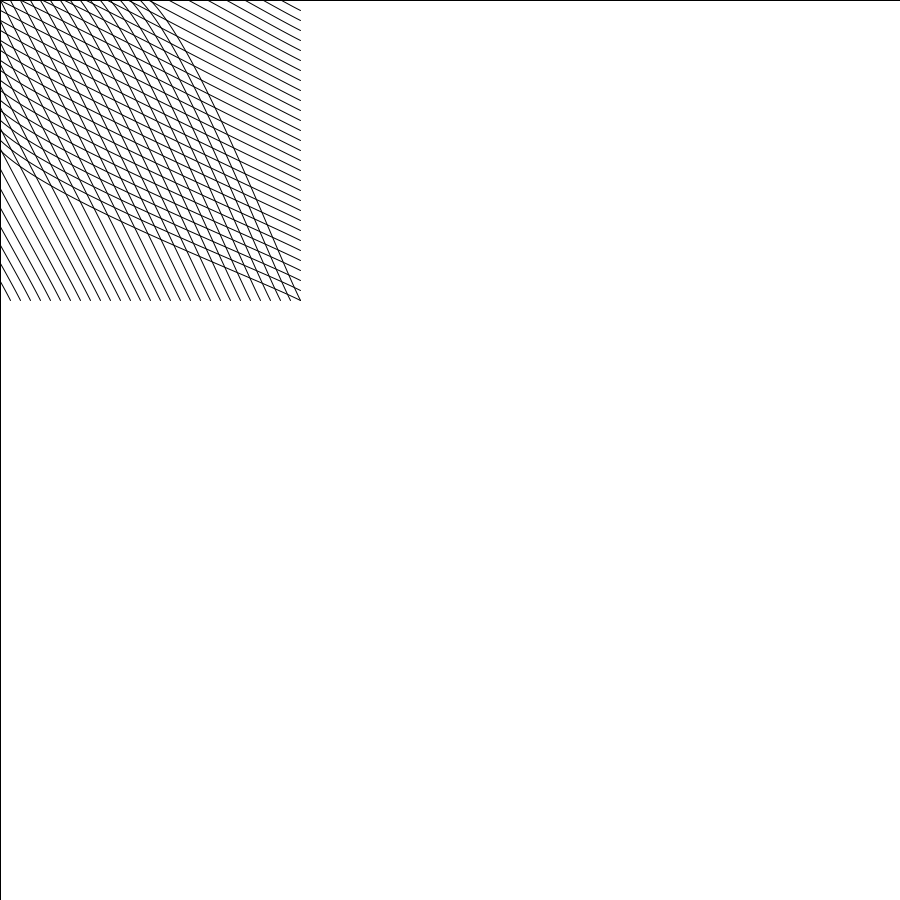
Frame 1 (no input)
Frame 60 (the mouse pressed at the canvas centre just before this capture): identical to frame 1, image omitted
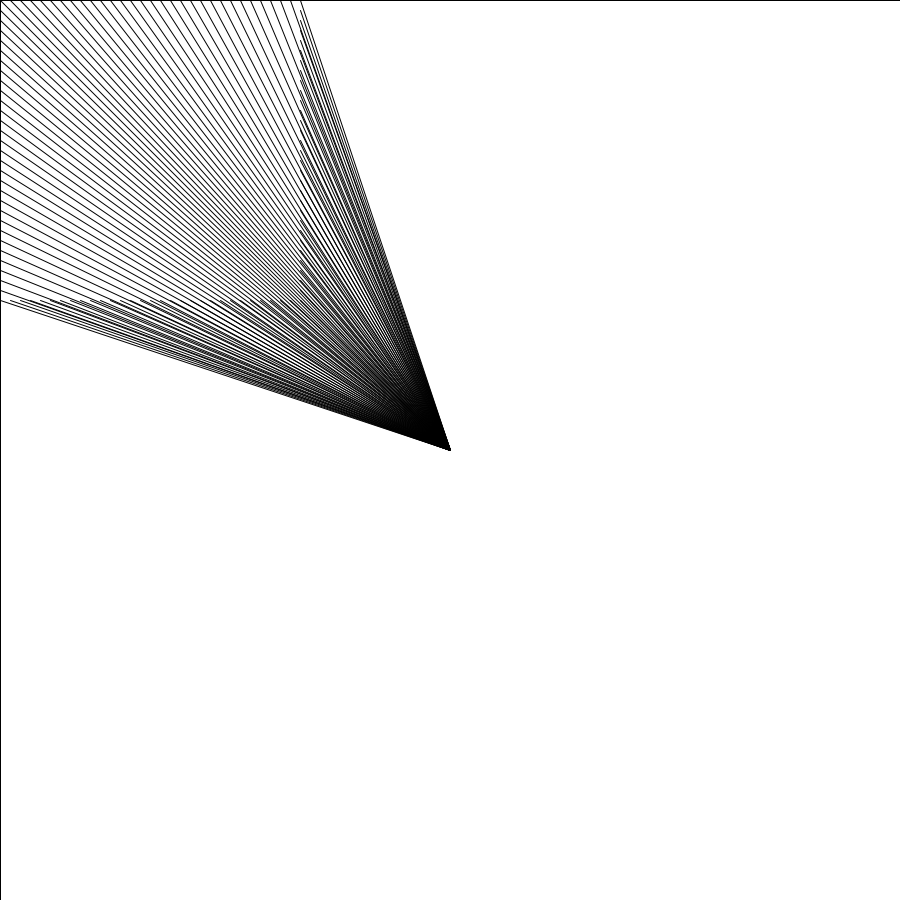
Frame 120 (the mouse held since frame 60 and released just before this capture)

The Processing sketch that drew these frames (run headless with seeded random() and noise(); from frame 60 on, the mouse is pressed at the canvas centre):

// Processing sketch: processing_58946
// ── processing_58946.pde

void setup () {
   size(900, 900);
   smooth();
   background(255);
   frameRate(60);
}
 
/////////////////////////////////////
 
void draw () {
  fill(255);
  rect(0,0,width,height);
  if(mousePressed){
    // Links
    line(0,0,mouseX,mouseY);
    line(0,10,mouseX,mouseY);
    line(0,20,mouseX,mouseY);
    line(0,30,mouseX,mouseY);
    line(0,40,mouseX,mouseY);
    line(0,50,mouseX,mouseY);
    line(0,60,mouseX,mouseY);
    line(0,70,mouseX,mouseY);
    line(0,80,mouseX,mouseY);
    line(0,90,mouseX,mouseY);
    line(0,100,mouseX,mouseY);
    line(0,110,mouseX,mouseY);
    line(0,120,mouseX,mouseY);
    line(0,130,mouseX,mouseY);
    line(0,140,mouseX,mouseY);
    line(0,150,mouseX,mouseY);
    line(0,160,mouseX,mouseY);
    line(0,170,mouseX,mouseY);
    line(0,180,mouseX,mouseY);
    line(0,190,mouseX,mouseY);
    line(0,200,mouseX,mouseY);
    line(0,210,mouseX,mouseY);
    line(0,220,mouseX,mouseY);
    line(0,230,mouseX,mouseY);
    line(0,240,mouseX,mouseY);
    line(0,250,mouseX,mouseY);
    line(0,260,mouseX,mouseY);
    line(0,270,mouseX,mouseY);
    line(0,280,mouseX,mouseY);
    line(0,290,mouseX,mouseY);
    line(0,300,mouseX,mouseY); 
    // oben
    line(10,0,mouseX,mouseY);
    line(20,0,mouseX,mouseY);
    line(30,0,mouseX,mouseY);
    line(40,0,mouseX,mouseY);
    line(50,0,mouseX,mouseY);
    line(60,0,mouseX,mouseY);
    line(70,0,mouseX,mouseY);
    line(80,0,mouseX,mouseY);
    line(90,0,mouseX,mouseY);
    line(100,0,mouseX,mouseY);
    line(110,0,mouseX,mouseY);
    line(120,0,mouseX,mouseY);
    line(130,0,mouseX,mouseY);
    line(140,0,mouseX,mouseY);
    line(150,0,mouseX,mouseY);
    line(160,0,mouseX,mouseY);
    line(170,0,mouseX,mouseY);
    line(180,0,mouseX,mouseY);
    line(190,0,mouseX,mouseY);
    line(200,0,mouseX,mouseY);
    line(210,0,mouseX,mouseY);
    line(220,0,mouseX,mouseY);
    line(230,0,mouseX,mouseY);
    line(240,0,mouseX,mouseY);
    line(250,0,mouseX,mouseY);
    line(260,0,mouseX,mouseY);
    line(270,0,mouseX,mouseY);
    line(280,0,mouseX,mouseY);
    line(290,0,mouseX,mouseY);
    line(300,0,mouseX,mouseY);
    //rechts   
    line(300,10,mouseX,mouseY);
    line(300,20,mouseX,mouseY);
    line(300,30,mouseX,mouseY);
    line(300,40,mouseX,mouseY);
    line(300,50,mouseX,mouseY);
    line(300,60,mouseX,mouseY);
    line(300,70,mouseX,mouseY);
    line(300,80,mouseX,mouseY);
    line(300,90,mouseX,mouseY);
    line(300,100,mouseX,mouseY);
    line(300,110,mouseX,mouseY);
    line(300,120,mouseX,mouseY);
    line(300,130,mouseX,mouseY);
    line(300,140,mouseX,mouseY);
    line(300,150,mouseX,mouseY);
    line(300,160,mouseX,mouseY);
    line(300,170,mouseX,mouseY);
    line(300,180,mouseX,mouseY);
    line(300,190,mouseX,mouseY);
    line(300,200,mouseX,mouseY);
    line(300,210,mouseX,mouseY);
    line(300,220,mouseX,mouseY);
    line(300,230,mouseX,mouseY);
    line(300,240,mouseX,mouseY);
    line(300,250,mouseX,mouseY);
    line(300,260,mouseX,mouseY);
    line(300,270,mouseX,mouseY);
    line(300,280,mouseX,mouseY);
    line(300,290,mouseX,mouseY);
    line(300,300,mouseX,mouseY);
    // unten
    line(10,300,mouseX,mouseY);
    line(20,300,mouseX,mouseY);
    line(30,300,mouseX,mouseY);
    line(40,300,mouseX,mouseY);
    line(50,300,mouseX,mouseY);
    line(60,300,mouseX,mouseY);
    line(70,300,mouseX,mouseY);
    line(80,300,mouseX,mouseY);
    line(90,300,mouseX,mouseY);
    line(100,300,mouseX,mouseY);
    line(110,300,mouseX,mouseY);
    line(120,300,mouseX,mouseY);
    line(130,300,mouseX,mouseY);
    line(140,300,mouseX,mouseY);
    line(150,300,mouseX,mouseY);
    line(160,300,mouseX,mouseY);
    line(170,300,mouseX,mouseY);
    line(180,300,mouseX,mouseY);
    line(190,300,mouseX,mouseY);
    line(200,300,mouseX,mouseY);
    line(210,300,mouseX,mouseY);
    line(220,300,mouseX,mouseY);
    line(230,300,mouseX,mouseY);
    line(240,300,mouseX,mouseY);
    line(250,300,mouseX,mouseY);
    line(260,300,mouseX,mouseY);
    line(270,300,mouseX,mouseY);
    line(280,300,mouseX,mouseY);
    line(290,300,mouseX,mouseY);
    line(300,300,mouseX,mouseY);
////////////////////////////////////////////
  }else{
    fill(255);
    rect(0,0,width,height);
    noFill();
////////////////////////////////////////////
// Links
  beginShape ();
  curveVertex (0, 0);
  curveVertex (0, 0);
  curveVertex (mouseX+mouseY/2-300, mouseY-mouseX/2);
  curveVertex (mouseX, mouseY);
  curveVertex (mouseX, mouseY);
  endShape ();
beginShape ();
  curveVertex (0, 10);
  curveVertex (0, 10);
  curveVertex (mouseX+mouseY/2-290, mouseY-mouseX/2+10);
  curveVertex (mouseX, mouseY);
  curveVertex (mouseX, mouseY);
  endShape ();
beginShape ();
  curveVertex (0, 20);
  curveVertex (0, 20);
  curveVertex (mouseX+mouseY/2-280, mouseY-mouseX/2+20);
  curveVertex (mouseX, mouseY);
  curveVertex (mouseX, mouseY);
  endShape ();
beginShape ();
  curveVertex (0, 30);
  curveVertex (0, 30);
  curveVertex (mouseX+mouseY/2-270, mouseY-mouseX/2+30);
  curveVertex (mouseX, mouseY);
  curveVertex (mouseX, mouseY);
  endShape ();
beginShape ();
  curveVertex (0, 40);
  curveVertex (0, 40);
  curveVertex (mouseX+mouseY/2-260, mouseY-mouseX/2+40);
  curveVertex (mouseX, mouseY);
  curveVertex (mouseX, mouseY);
  endShape ();
beginShape ();
  curveVertex (0, 50);
  curveVertex (0, 50);
  curveVertex (mouseX+mouseY/2-250, mouseY-mouseX/2+50);
  curveVertex (mouseX, mouseY);
  curveVertex (mouseX, mouseY);
  endShape ();
beginShape ();
  curveVertex (0, 60);
  curveVertex (0, 60);
  curveVertex (mouseX+mouseY/2-240, mouseY-mouseX/2+60);
  curveVertex (mouseX, mouseY);
  curveVertex (mouseX, mouseY);
  endShape ();
beginShape ();
  curveVertex (0, 70);
  curveVertex (0, 70);
  curveVertex (mouseX+mouseY/2-230, mouseY-mouseX/2+70);
  curveVertex (mouseX, mouseY);
  curveVertex (mouseX, mouseY);
  endShape ();
beginShape ();
  curveVertex (0, 80);
  curveVertex (0, 80);
  curveVertex (mouseX+mouseY/2-220, mouseY-mouseX/2+80);
  curveVertex (mouseX, mouseY);
  curveVertex (mouseX, mouseY);
  endShape ();
beginShape ();
  curveVertex (0, 90);
  curveVertex (0, 90);
  curveVertex (mouseX+mouseY/2-210, mouseY-mouseX/2+90);
  curveVertex (mouseX, mouseY);
  curveVertex (mouseX, mouseY);
  endShape ();
beginShape ();
  curveVertex (0, 100);
  curveVertex (0, 100);
  curveVertex (mouseX+mouseY/2-200, mouseY-mouseX/2+100);
  curveVertex (mouseX, mouseY);
  curveVertex (mouseX, mouseY);
  endShape ();
beginShape ();
  curveVertex (0, 110);
  curveVertex (0, 110);
  curveVertex (mouseX+mouseY/2-190, mouseY-mouseX/2+110);
  curveVertex (mouseX, mouseY);
  curveVertex (mouseX, mouseY);
  endShape ();
beginShape ();
  curveVertex (0, 120);
  curveVertex (0, 120);
  curveVertex (mouseX+mouseY/2-180, mouseY-mouseX/2+120);
  curveVertex (mouseX, mouseY);
  curveVertex (mouseX, mouseY);
  endShape ();
beginShape ();
  curveVertex (0, 130);
  curveVertex (0, 130);
  curveVertex (mouseX+mouseY/2-170, mouseY-mouseX/2+130);
  curveVertex (mouseX, mouseY);
  curveVertex (mouseX, mouseY);
  endShape ();
beginShape ();
  curveVertex (0, 140);
  curveVertex (0, 140);
  curveVertex (mouseX+mouseY/2-160, mouseY-mouseX/2+140);
  curveVertex (mouseX, mouseY);
  curveVertex (mouseX, mouseY);
  endShape ();
beginShape ();
  curveVertex (0, 150);
  curveVertex (0, 150);
  curveVertex (mouseX+mouseY/2-150, mouseY-mouseX/2+150);
  curveVertex (mouseX, mouseY);
  curveVertex (mouseX, mouseY);
  endShape ();
beginShape ();
  curveVertex (0, 160);
  curveVertex (0, 160);
  curveVertex (mouseX+mouseY/2-140, mouseY-mouseX/2+160);
  curveVertex (mouseX, mouseY);
  curveVertex (mouseX, mouseY);
  endShape ();
beginShape ();
  curveVertex (0, 170);
  curveVertex (0, 170);
  curveVertex (mouseX+mouseY/2-130, mouseY-mouseX/2+170);
  curveVertex (mouseX, mouseY);
  curveVertex (mouseX, mouseY);
  endShape ();
beginShape ();
  curveVertex (0, 180);
  curveVertex (0, 180);
  curveVertex (mouseX+mouseY/2-120, mouseY-mouseX/2+180);
  curveVertex (mouseX, mouseY);
  curveVertex (mouseX, mouseY);
  endShape ();
beginShape ();
  curveVertex (0, 190);
  curveVertex (0, 190);
  curveVertex (mouseX+mouseY/2-110, mouseY-mouseX/2+190);
  curveVertex (mouseX, mouseY);
  curveVertex (mouseX, mouseY);
  endShape ();
beginShape ();
  curveVertex (0, 200);
  curveVertex (0, 200);
  curveVertex (mouseX+mouseY/2-100, mouseY-mouseX/2+200);
  curveVertex (mouseX, mouseY);
  curveVertex (mouseX, mouseY);
  endShape ();
beginShape ();
  curveVertex (0, 210);
  curveVertex (0, 210);
  curveVertex (mouseX+mouseY/2-90, mouseY-mouseX/2+210);
  curveVertex (mouseX, mouseY);
  curveVertex (mouseX, mouseY);
  endShape ();
beginShape ();
  curveVertex (0, 220);
  curveVertex (0, 220);
  curveVertex (mouseX+mouseY/2-80, mouseY-mouseX/2+220);
  curveVertex (mouseX, mouseY);
  curveVertex (mouseX, mouseY);
  endShape ();
beginShape ();
  curveVertex (0, 230);
  curveVertex (0, 230);
  curveVertex (mouseX+mouseY/2-70, mouseY-mouseX/2+230);
  curveVertex (mouseX, mouseY);
  curveVertex (mouseX, mouseY);
  endShape ();
beginShape ();
  curveVertex (0, 240);
  curveVertex (0, 240);
  curveVertex (mouseX+mouseY/2-60, mouseY-mouseX/2+240);
  curveVertex (mouseX, mouseY);
  curveVertex (mouseX, mouseY);
  endShape ();
beginShape ();
  curveVertex (0, 250);
  curveVertex (0, 250);
  curveVertex (mouseX+mouseY/2-50, mouseY-mouseX/2+250);
  curveVertex (mouseX, mouseY);
  curveVertex (mouseX, mouseY);
  endShape ();
beginShape ();
  curveVertex (0, 260);
  curveVertex (0, 260);
  curveVertex (mouseX+mouseY/2-40, mouseY-mouseX/2+260);
  curveVertex (mouseX, mouseY);
  curveVertex (mouseX, mouseY);
  endShape ();
beginShape ();
  curveVertex (0, 270);
  curveVertex (0, 270);
  curveVertex (mouseX+mouseY/2-30, mouseY-mouseX/2+270);
  curveVertex (mouseX, mouseY);
  curveVertex (mouseX, mouseY);
  endShape ();
beginShape ();
  curveVertex (0, 280);
  curveVertex (0, 280);
  curveVertex (mouseX+mouseY/2-20, mouseY-mouseX/2+280);
  curveVertex (mouseX, mouseY);
  curveVertex (mouseX, mouseY);
  endShape ();
beginShape ();
  curveVertex (0, 290);
  curveVertex (0, 290);
  curveVertex (mouseX+mouseY/2-10, mouseY-mouseX/2+290);
  curveVertex (mouseX, mouseY);
  curveVertex (mouseX, mouseY);
  endShape ();
beginShape ();
  curveVertex (0, 300);
  curveVertex (0, 300);
  curveVertex (mouseX+mouseY/2-0, mouseY-mouseX/2+300);
  curveVertex (mouseX, mouseY);
  curveVertex (mouseX, mouseY);
  endShape ();
   
// oben
  beginShape ();
  curveVertex (10, 0);
  curveVertex (10, 0);
  curveVertex (mouseX-mouseY/2-140, mouseY-mouseX/2);
  curveVertex (mouseX, mouseY);
  curveVertex (mouseX, mouseY);
  endShape ();
  beginShape ();
  curveVertex (20, 0);
  curveVertex (20, 0);
  curveVertex (mouseX-mouseY/2-130, mouseY-mouseX/2);
  curveVertex (mouseX, mouseY);
  curveVertex (mouseX, mouseY);
  endShape ();
  beginShape ();
  curveVertex (30, 0);
  curveVertex (30, 0);
  curveVertex (mouseX-mouseY/2-120, mouseY-mouseX/2);
  curveVertex (mouseX, mouseY);
  curveVertex (mouseX, mouseY);
  endShape ();
  beginShape ();
  curveVertex (40, 0);
  curveVertex (40, 0);
  curveVertex (mouseX-mouseY/2-110, mouseY-mouseX/2);
  curveVertex (mouseX, mouseY);
  curveVertex (mouseX, mouseY);
  endShape ();
  beginShape ();
  curveVertex (50, 0);
  curveVertex (50, 0);
  curveVertex (mouseX-mouseY/2-100, mouseY-mouseX/2);
  curveVertex (mouseX, mouseY);
  curveVertex (mouseX, mouseY);
  endShape ();
  beginShape ();
  curveVertex (60, 0);
  curveVertex (60, 0);
  curveVertex (mouseX-mouseY/2-90, mouseY-mouseX/2);
  curveVertex (mouseX, mouseY);
  curveVertex (mouseX, mouseY);
  endShape ();
  beginShape ();
  curveVertex (70, 0);
  curveVertex (70, 0);
  curveVertex (mouseX-mouseY/2-80, mouseY-mouseX/2);
  curveVertex (mouseX, mouseY);
  curveVertex (mouseX, mouseY);
  endShape ();
  beginShape ();
  curveVertex (80, 0);
  curveVertex (80, 0);
  curveVertex (mouseX-mouseY/2-70, mouseY-mouseX/2);
  curveVertex (mouseX, mouseY);
  curveVertex (mouseX, mouseY);
  endShape ();
  beginShape ();
  curveVertex (90, 0);
  curveVertex (90, 0);
  curveVertex (mouseX-mouseY/2-60, mouseY-mouseX/2);
  curveVertex (mouseX, mouseY);
  curveVertex (mouseX, mouseY);
  endShape ();
  beginShape ();
  curveVertex (100, 0);
  curveVertex (100, 0);
  curveVertex (mouseX-mouseY/2-50, mouseY-mouseX/2);
  curveVertex (mouseX, mouseY);
  curveVertex (mouseX, mouseY);
  endShape ();
  beginShape ();
  curveVertex (110, 0);
  curveVertex (110, 0);
  curveVertex (mouseX-mouseY/2-40, mouseY-mouseX/2);
  curveVertex (mouseX, mouseY);
  curveVertex (mouseX, mouseY);
  endShape ();
  beginShape ();
  curveVertex (120, 0);
  curveVertex (120, 0);
  curveVertex (mouseX-mouseY/2-30, mouseY-mouseX/2);
  curveVertex (mouseX, mouseY);
  curveVertex (mouseX, mouseY);
  endShape ();
  beginShape ();
  curveVertex (130, 0);
  curveVertex (130, 0);
  curveVertex (mouseX-mouseY/2-20, mouseY-mouseX/2);
  curveVertex (mouseX, mouseY);
  curveVertex (mouseX, mouseY);
  endShape ();
  beginShape ();
  curveVertex (140, 0);
  curveVertex (140, 0);
  curveVertex (mouseX-mouseY/2-10, mouseY-mouseX/2);
  curveVertex (mouseX, mouseY);
  curveVertex (mouseX, mouseY);
  endShape ();
  beginShape ();
  curveVertex (150, 0);
  curveVertex (150, 0);
  curveVertex (mouseX-mouseY/2+0, mouseY-mouseX/2);
  curveVertex (mouseX, mouseY);
  curveVertex (mouseX, mouseY);
  endShape ();
  beginShape ();
  curveVertex (160, 0);
  curveVertex (160, 0);
  curveVertex (mouseX-mouseY/2+10, mouseY-mouseX/2);
  curveVertex (mouseX, mouseY);
  curveVertex (mouseX, mouseY);
  endShape ();
  beginShape ();
  curveVertex (170, 0);
  curveVertex (170, 0);
  curveVertex (mouseX-mouseY/2+20, mouseY-mouseX/2);
  curveVertex (mouseX, mouseY);
  curveVertex (mouseX, mouseY);
  endShape ();
  beginShape ();
  curveVertex (180, 0);
  curveVertex (180, 0);
  curveVertex (mouseX-mouseY/2+30, mouseY-mouseX/2);
  curveVertex (mouseX, mouseY);
  curveVertex (mouseX, mouseY);
  endShape ();
  beginShape ();
  curveVertex (190, 0);
  curveVertex (190, 0);
  curveVertex (mouseX-mouseY/2+40, mouseY-mouseX/2);
  curveVertex (mouseX, mouseY);
  curveVertex (mouseX, mouseY);
  endShape ();
  beginShape ();
  curveVertex (200, 0);
  curveVertex (200, 0);
  curveVertex (mouseX-mouseY/2+50, mouseY-mouseX/2);
  curveVertex (mouseX, mouseY);
  curveVertex (mouseX, mouseY);
  endShape ();
  beginShape ();
  curveVertex (210, 0);
  curveVertex (210, 0);
  curveVertex (mouseX-mouseY/2+60, mouseY-mouseX/2);
  curveVertex (mouseX, mouseY);
  curveVertex (mouseX, mouseY);
  endShape ();
  beginShape ();
  curveVertex (220, 0);
  curveVertex (220, 0);
  curveVertex (mouseX-mouseY/2+70, mouseY-mouseX/2);
  curveVertex (mouseX, mouseY);
  curveVertex (mouseX, mouseY);
  endShape ();
  beginShape ();
  curveVertex (230, 0);
  curveVertex (230, 0);
  curveVertex (mouseX-mouseY/2+80, mouseY-mouseX/2);
  curveVertex (mouseX, mouseY);
  curveVertex (mouseX, mouseY);
  endShape ();
  beginShape ();
  curveVertex (240, 0);
  curveVertex (240, 0);
  curveVertex (mouseX-mouseY/2+90, mouseY-mouseX/2);
  curveVertex (mouseX, mouseY);
  curveVertex (mouseX, mouseY);
  endShape ();
  beginShape ();
  curveVertex (250, 0);
  curveVertex (250, 0);
  curveVertex (mouseX-mouseY/2+100, mouseY-mouseX/2);
  curveVertex (mouseX, mouseY);
  curveVertex (mouseX, mouseY);
  endShape ();
  beginShape ();
  curveVertex (260, 0);
  curveVertex (260, 0);
  curveVertex (mouseX-mouseY/2+110, mouseY-mouseX/2);
  curveVertex (mouseX, mouseY);
  curveVertex (mouseX, mouseY);
  endShape ();
  beginShape ();
  curveVertex (270, 0);
  curveVertex (270, 0);
  curveVertex (mouseX-mouseY/2+120, mouseY-mouseX/2);
  curveVertex (mouseX, mouseY);
  curveVertex (mouseX, mouseY);
  endShape ();
  beginShape ();
  curveVertex (280, 0);
  curveVertex (280, 0);
  curveVertex (mouseX-mouseY/2+130, mouseY-mouseX/2);
  curveVertex (mouseX, mouseY);
  curveVertex (mouseX, mouseY);
  endShape ();
  beginShape ();
  curveVertex (290, 0);
  curveVertex (290, 0);
  curveVertex (mouseX-mouseY/2+140, mouseY-mouseX/2);
  curveVertex (mouseX, mouseY);
  curveVertex (mouseX, mouseY);
  endShape ();
  beginShape ();
  curveVertex (300, 0);
  curveVertex (300, 0);
  curveVertex (mouseX-mouseY/2+150, mouseY-mouseX/2);
  curveVertex (mouseX, mouseY);
  curveVertex (mouseX, mouseY);
  endShape ();
   
// Rechts
  beginShape ();
  curveVertex (300, 0);
  curveVertex (300, 0);
  curveVertex (mouseX+mouseY/2, mouseY-mouseX/2-150);
  curveVertex (mouseX, mouseY);
  curveVertex (mouseX, mouseY);
  endShape ();
  beginShape ();
  curveVertex (300, 10);
  curveVertex (300, 10);
  curveVertex (mouseX+mouseY/2, mouseY-mouseX/2-140);
  curveVertex (mouseX, mouseY);
  curveVertex (mouseX, mouseY);
  endShape ();
  beginShape ();
  curveVertex (300, 20);
  curveVertex (300, 20);
  curveVertex (mouseX+mouseY/2, mouseY-mouseX/2-130);
  curveVertex (mouseX, mouseY);
  curveVertex (mouseX, mouseY);
  endShape ();
  beginShape ();
  curveVertex (300, 30);
  curveVertex (300, 30);
  curveVertex (mouseX+mouseY/2, mouseY-mouseX/2-120);
  curveVertex (mouseX, mouseY);
  curveVertex (mouseX, mouseY);
  endShape ();
  beginShape ();
  curveVertex (300, 40);
  curveVertex (300, 40);
  curveVertex (mouseX+mouseY/2, mouseY-mouseX/2-110);
  curveVertex (mouseX, mouseY);
  curveVertex (mouseX, mouseY);
  endShape ();
  beginShape ();
  curveVertex (300, 50);
  curveVertex (300, 50);
  curveVertex (mouseX+mouseY/2, mouseY-mouseX/2-100);
  curveVertex (mouseX, mouseY);
  curveVertex (mouseX, mouseY);
  endShape ();
  beginShape ();
  curveVertex (300, 60);
  curveVertex (300, 60);
  curveVertex (mouseX+mouseY/2, mouseY-mouseX/2-90);
  curveVertex (mouseX, mouseY);
  curveVertex (mouseX, mouseY);
  endShape ();
  beginShape ();
  curveVertex (300, 70);
  curveVertex (300, 70);
  curveVertex (mouseX+mouseY/2, mouseY-mouseX/2-80);
  curveVertex (mouseX, mouseY);
  curveVertex (mouseX, mouseY);
  endShape ();
  beginShape ();
  curveVertex (300, 80);
  curveVertex (300, 80);
  curveVertex (mouseX+mouseY/2, mouseY-mouseX/2-70);
  curveVertex (mouseX, mouseY);
  curveVertex (mouseX, mouseY);
  endShape ();
  beginShape ();
  curveVertex (300, 90);
  curveVertex (300, 90);
  curveVertex (mouseX+mouseY/2, mouseY-mouseX/2-60);
  curveVertex (mouseX, mouseY);
  curveVertex (mouseX, mouseY);
  endShape ();
  beginShape ();
  curveVertex (300, 100);
  curveVertex (300, 100);
  curveVertex (mouseX+mouseY/2, mouseY-mouseX/2-50);
  curveVertex (mouseX, mouseY);
  curveVertex (mouseX, mouseY);
  endShape ();
  beginShape ();
  curveVertex (300, 110);
  curveVertex (300, 110);
  curveVertex (mouseX+mouseY/2, mouseY-mouseX/2-40);
  curveVertex (mouseX, mouseY);
  curveVertex (mouseX, mouseY);
  endShape ();
  beginShape ();
  curveVertex (300, 120);
  curveVertex (300, 120);
  curveVertex (mouseX+mouseY/2, mouseY-mouseX/2-30);
  curveVertex (mouseX, mouseY);
  curveVertex (mouseX, mouseY);
  endShape ();
  beginShape ();
  curveVertex (300, 130);
  curveVertex (300, 130);
  curveVertex (mouseX+mouseY/2, mouseY-mouseX/2-20);
  curveVertex (mouseX, mouseY);
  curveVertex (mouseX, mouseY);
  endShape ();
  beginShape ();
  curveVertex (300, 140);
  curveVertex (300, 140);
  curveVertex (mouseX+mouseY/2, mouseY-mouseX/2-10);
  curveVertex (mouseX, mouseY);
  curveVertex (mouseX, mouseY);
  endShape ();
  beginShape ();
  curveVertex (300, 150);
  curveVertex (300, 150);
  curveVertex (mouseX+mouseY/2, mouseY-mouseX/2-0);
  curveVertex (mouseX, mouseY);
  curveVertex (mouseX, mouseY);
  endShape ();
  beginShape ();
  curveVertex (300, 160);
  curveVertex (300, 160);
  curveVertex (mouseX+mouseY/2, mouseY-mouseX/2+10);
  curveVertex (mouseX, mouseY);
  curveVertex (mouseX, mouseY);
  endShape ();
  beginShape ();
  curveVertex (300, 170);
  curveVertex (300, 170);
  curveVertex (mouseX+mouseY/2, mouseY-mouseX/2+20);
  curveVertex (mouseX, mouseY);
  curveVertex (mouseX, mouseY);
  endShape ();
  beginShape ();
  curveVertex (300, 180);
  curveVertex (300, 180);
  curveVertex (mouseX+mouseY/2, mouseY-mouseX/2+30);
  curveVertex (mouseX, mouseY);
  curveVertex (mouseX, mouseY);
  endShape ();
  beginShape ();
  curveVertex (300, 190);
  curveVertex (300, 190);
  curveVertex (mouseX+mouseY/2, mouseY-mouseX/2+40);
  curveVertex (mouseX, mouseY);
  curveVertex (mouseX, mouseY);
  endShape ();
  beginShape ();
  curveVertex (300, 200);
  curveVertex (300, 200);
  curveVertex (mouseX+mouseY/2, mouseY-mouseX/2+50);
  curveVertex (mouseX, mouseY);
  curveVertex (mouseX, mouseY);
  endShape ();
  beginShape ();
  curveVertex (300, 210);
  curveVertex (300, 210);
  curveVertex (mouseX+mouseY/2, mouseY-mouseX/2+60);
  curveVertex (mouseX, mouseY);
  curveVertex (mouseX, mouseY);
  endShape ();
  beginShape ();
  curveVertex (300, 220);
  curveVertex (300, 220);
  curveVertex (mouseX+mouseY/2, mouseY-mouseX/2+70);
  curveVertex (mouseX, mouseY);
  curveVertex (mouseX, mouseY);
  endShape ();
  beginShape ();
  curveVertex (300, 230);
  curveVertex (300, 230);
  curveVertex (mouseX+mouseY/2, mouseY-mouseX/2+80);
  curveVertex (mouseX, mouseY);
  curveVertex (mouseX, mouseY);
  endShape ();
  beginShape ();
  curveVertex (300, 240);
  curveVertex (300, 240);
  curveVertex (mouseX+mouseY/2, mouseY-mouseX/2+90);
  curveVertex (mouseX, mouseY);
  curveVertex (mouseX, mouseY);
  endShape ();
  beginShape ();
  curveVertex (300, 250);
  curveVertex (300, 250);
  curveVertex (mouseX+mouseY/2, mouseY-mouseX/2+100);
  curveVertex (mouseX, mouseY);
  curveVertex (mouseX, mouseY);
  endShape ();
  beginShape ();
  curveVertex (300, 260);
  curveVertex (300, 260);
  curveVertex (mouseX+mouseY/2, mouseY-mouseX/2+110);
  curveVertex (mouseX, mouseY);
  curveVertex (mouseX, mouseY);
  endShape ();
  beginShape ();
  curveVertex (300, 270);
  curveVertex (300, 270);
  curveVertex (mouseX+mouseY/2, mouseY-mouseX/2+120);
  curveVertex (mouseX, mouseY);
  curveVertex (mouseX, mouseY);
  endShape ();
  beginShape ();
  curveVertex (300, 280);
  curveVertex (300, 280);
  curveVertex (mouseX+mouseY/2, mouseY-mouseX/2+130);
  curveVertex (mouseX, mouseY);
  curveVertex (mouseX, mouseY);
  endShape ();
  beginShape ();
  curveVertex (300, 290);
  curveVertex (300, 290);
  curveVertex (mouseX+mouseY/2, mouseY-mouseX/2+140);
  curveVertex (mouseX, mouseY);
  curveVertex (mouseX, mouseY);
  endShape ();
  beginShape ();
  curveVertex (300, 300);
  curveVertex (300, 300);
  curveVertex (mouseX+mouseY/2, mouseY-mouseX/2+150);
  curveVertex (mouseX, mouseY);
  curveVertex (mouseX, mouseY);
  endShape ();
// unten
  beginShape ();
  curveVertex (10, 300);
  curveVertex (10, 300);
  curveVertex (mouseX-mouseY/2-140, mouseY+mouseX/2);
  curveVertex (mouseX, mouseY);
  curveVertex (mouseX, mouseY);
  endShape ();
  beginShape ();
  curveVertex (20, 300);
  curveVertex (20, 300);
  curveVertex (mouseX-mouseY/2-130, mouseY+mouseX/2);
  curveVertex (mouseX, mouseY);
  curveVertex (mouseX, mouseY);
  endShape ();
  beginShape ();
  curveVertex (30, 300);
  curveVertex (30, 300);
  curveVertex (mouseX-mouseY/2-120, mouseY+mouseX/2);
  curveVertex (mouseX, mouseY);
  curveVertex (mouseX, mouseY);
  endShape ();
  beginShape ();
  curveVertex (40, 300);
  curveVertex (40, 300);
  curveVertex (mouseX-mouseY/2-110, mouseY+mouseX/2);
  curveVertex (mouseX, mouseY);
  curveVertex (mouseX, mouseY);
  endShape ();
  beginShape ();
  curveVertex (50, 300);
  curveVertex (50, 300);
  curveVertex (mouseX-mouseY/2-100, mouseY+mouseX/2);
  curveVertex (mouseX, mouseY);
  curveVertex (mouseX, mouseY);
  endShape ();
  beginShape ();
  curveVertex (60, 300);
  curveVertex (60, 300);
  curveVertex (mouseX-mouseY/2-90, mouseY+mouseX/2);
  curveVertex (mouseX, mouseY);
  curveVertex (mouseX, mouseY);
  endShape ();
  beginShape ();
  curveVertex (70, 300);
  curveVertex (70, 300);
  curveVertex (mouseX-mouseY/2-80, mouseY+mouseX/2);
  curveVertex (mouseX, mouseY);
  curveVertex (mouseX, mouseY);
  endShape ();
  beginShape ();
  curveVertex (80, 300);
  curveVertex (80, 300);
  curveVertex (mouseX-mouseY/2-70, mouseY+mouseX/2);
  curveVertex (mouseX, mouseY);
  curveVertex (mouseX, mouseY);
  endShape ();
  beginShape ();
  curveVertex (90, 300);
  curveVertex (90, 300);
  curveVertex (mouseX-mouseY/2-60, mouseY+mouseX/2);
  curveVertex (mouseX, mouseY);
  curveVertex (mouseX, mouseY);
  endShape ();
  beginShape ();
  curveVertex (100, 300);
  curveVertex (100, 300);
  curveVertex (mouseX-mouseY/2-50, mouseY+mouseX/2);
  curveVertex (mouseX, mouseY);
  curveVertex (mouseX, mouseY);
  endShape ();
  beginShape ();
  curveVertex (110, 300);
  curveVertex (110, 300);
  curveVertex (mouseX-mouseY/2-40, mouseY+mouseX/2);
  curveVertex (mouseX, mouseY);
  curveVertex (mouseX, mouseY);
  endShape ();
  beginShape ();
  curveVertex (120, 300);
  curveVertex (120, 300);
  curveVertex (mouseX-mouseY/2-30, mouseY+mouseX/2);
  curveVertex (mouseX, mouseY);
  curveVertex (mouseX, mouseY);
  endShape ();
  beginShape ();
  curveVertex (130, 300);
  curveVertex (130, 300);
  curveVertex (mouseX-mouseY/2-20, mouseY+mouseX/2);
  curveVertex (mouseX, mouseY);
  curveVertex (mouseX, mouseY);
  endShape ();
  beginShape ();
  curveVertex (140, 300);
  curveVertex (140, 300);
  curveVertex (mouseX-mouseY/2-10, mouseY+mouseX/2);
  curveVertex (mouseX, mouseY);
  curveVertex (mouseX, mouseY);
  endShape ();
  beginShape ();
  curveVertex (150, 300);
  curveVertex (150, 300);
  curveVertex (mouseX-mouseY/2+0, mouseY+mouseX/2);
  curveVertex (mouseX, mouseY);
  curveVertex (mouseX, mouseY);
  endShape ();
  beginShape ();
  curveVertex (160, 300);
  curveVertex (160, 300);
  curveVertex (mouseX-mouseY/2+10, mouseY+mouseX/2);
  curveVertex (mouseX, mouseY);
  curveVertex (mouseX, mouseY);
  endShape ();
  beginShape ();
  curveVertex (170, 300);
  curveVertex (170, 300);
  curveVertex (mouseX-mouseY/2+20, mouseY+mouseX/2);
  curveVertex (mouseX, mouseY);
  curveVertex (mouseX, mouseY);
  endShape ();
  beginShape ();
  curveVertex (180, 300);
  curveVertex (180, 300);
  curveVertex (mouseX-mouseY/2+30, mouseY+mouseX/2);
  curveVertex (mouseX, mouseY);
  curveVertex (mouseX, mouseY);
  endShape ();
  beginShape ();
  curveVertex (190, 300);
  curveVertex (190, 300);
  curveVertex (mouseX-mouseY/2+40, mouseY+mouseX/2);
  curveVertex (mouseX, mouseY);
  curveVertex (mouseX, mouseY);
  endShape ();
  beginShape ();
  curveVertex (200, 300);
  curveVertex (200, 300);
  curveVertex (mouseX-mouseY/2+50, mouseY+mouseX/2);
  curveVertex (mouseX, mouseY);
  curveVertex (mouseX, mouseY);
  endShape ();
  beginShape ();
  curveVertex (210, 300);
  curveVertex (210, 300);
  curveVertex (mouseX-mouseY/2+60, mouseY+mouseX/2);
  curveVertex (mouseX, mouseY);
  curveVertex (mouseX, mouseY);
  endShape ();
  beginShape ();
  curveVertex (220, 300);
  curveVertex (220, 300);
  curveVertex (mouseX-mouseY/2+70, mouseY+mouseX/2);
  curveVertex (mouseX, mouseY);
  curveVertex (mouseX, mouseY);
  endShape ();
  beginShape ();
  curveVertex (230, 300);
  curveVertex (230, 300);
  curveVertex (mouseX-mouseY/2+80, mouseY+mouseX/2);
  curveVertex (mouseX, mouseY);
  curveVertex (mouseX, mouseY);
  endShape ();
  beginShape ();
  curveVertex (240, 300);
  curveVertex (240, 300);
  curveVertex (mouseX-mouseY/2+90, mouseY+mouseX/2);
  curveVertex (mouseX, mouseY);
  curveVertex (mouseX, mouseY);
  endShape ();
  beginShape ();
  curveVertex (250, 300);
  curveVertex (250, 300);
  curveVertex (mouseX-mouseY/2+100, mouseY+mouseX/2);
  curveVertex (mouseX, mouseY);
  curveVertex (mouseX, mouseY);
  endShape ();
  beginShape ();
  curveVertex (260, 300);
  curveVertex (260, 300);
  curveVertex (mouseX-mouseY/2+110, mouseY+mouseX/2);
  curveVertex (mouseX, mouseY);
  curveVertex (mouseX, mouseY);
  endShape ();
  beginShape ();
  curveVertex (270, 300);
  curveVertex (270, 300);
  curveVertex (mouseX-mouseY/2+120, mouseY+mouseX/2);
  curveVertex (mouseX, mouseY);
  curveVertex (mouseX, mouseY);
  endShape ();
  beginShape ();
  curveVertex (280, 300);
  curveVertex (280, 300);
  curveVertex (mouseX-mouseY/2+130, mouseY+mouseX/2);
  curveVertex (mouseX, mouseY);
  curveVertex (mouseX, mouseY);
  endShape ();
  beginShape ();
  curveVertex (290, 300);
  curveVertex (290, 300);
  curveVertex (mouseX-mouseY/2+140, mouseY+mouseX/2);
  curveVertex (mouseX, mouseY);
  curveVertex (mouseX, mouseY);
  endShape ();
  beginShape ();
  curveVertex (300, 300);
  curveVertex (300, 300);
  curveVertex (mouseX-mouseY/2+150, mouseY+mouseX/2);
  curveVertex (mouseX, mouseY);
  curveVertex (mouseX, mouseY);
  endShape ();
   
  }
 
}
